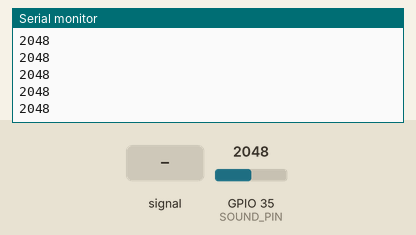
A sketch run on a simulated ESP32. On the bench: the last lines printed to the serial monitor. The test bench sets the inputs (shaded band); at power-on: GPIO 35 (SOUND_PIN) = 2048.

Above: at 1.2 s.
1.3 s: GPIO 35 (SOUND_PIN) fed a 200 Hz sine of ±327 counts around its level
At 1.31 s:
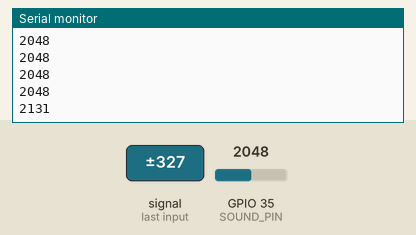
2.8 s: GPIO 35 (SOUND_PIN) set to 2866
At 2.81 s:
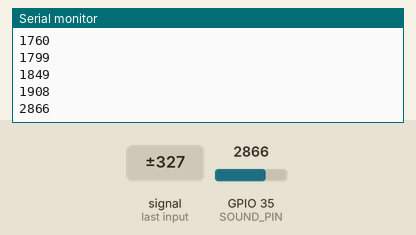
4.3 s: GPIO 35 (SOUND_PIN) fed a 1000 Hz sine of ±1023 counts around its level
At 4.31 s:
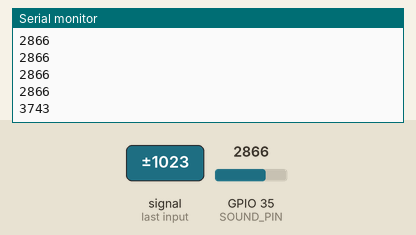
5.8 s: GPIO 35 (SOUND_PIN) set to 3603
At 5.81 s:
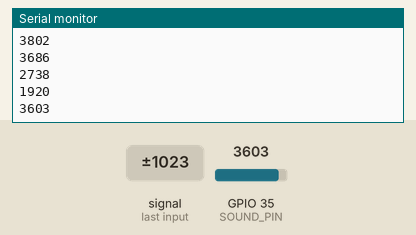
Timing chart, 0 to 8.3 s (numbered marks = the images above; inputs shaded):
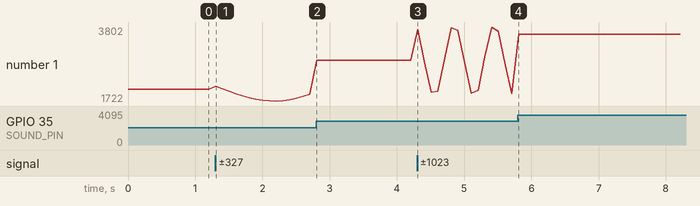

Measured:
- after the input at 1.3 s, the serial monitor: prints a new line at once (image 1)
- after the input at 2.8 s, the serial monitor: prints a new line at once (image 2)
- after the input at 4.3 s, the serial monitor: prints a new line at once (image 3)
- after the input at 5.8 s, the serial monitor: prints a new line at once (image 4)
- plotted number 1: 2048 → 1908 after the input at 1.3 s, 1908 → 2866 after the input at 2.8 s, 2866 → 1920 after the input at 4.3 s, 1920 → 3603 after the input at 5.8 s

The sketch:

MAX9814_Sound_Simple.ino
```cpp
#define SOUND_PIN 35

void setup() {
  pinMode(SOUND_PIN, INPUT);
  Serial.begin(115200);
}

void loop() {
  int voice = analogRead(SOUND_PIN);
  Serial.println(voice);
  delay(100);
}
```
